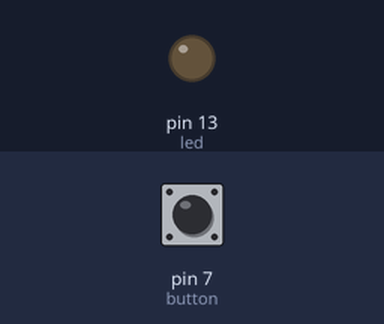
A sketch run on a simulated Arduino Uno, built with avr-gcc and run on an emulated ATmega328P. Parts: output pins drawn as LEDs (lit = HIGH). The test bench sets the inputs (shaded band); at power-on: pin 7 (button) HIGH.

Above: at 1.2 s.
1.3 s: pin 7 (button) pulled LOW for 0.15 s
At 1.37 s:
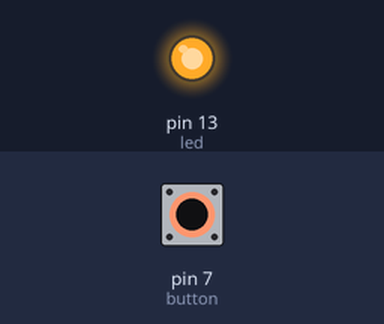
2.9 s: pin 7 (button) pulled LOW for 3.2 s
At 7.0 s:
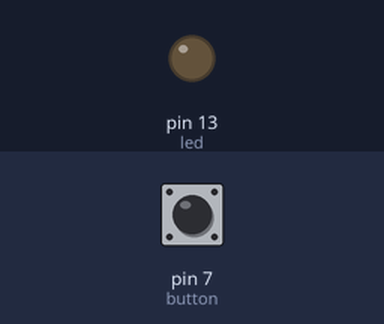
Timing chart, 0 to 8.5 s (numbered marks = the images above; inputs shaded):
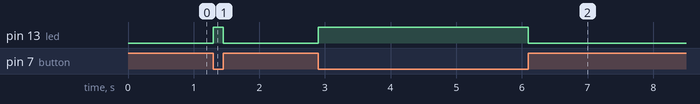

The sketch:

main.ino
```cpp
int button = 7;
int led = 13 ;

void setup() {

pinMode(button,INPUT);
pinMode(led,OUTPUT);
digitalWrite(button,HIGH); //to activited internal pullup resistor arduino

}

void loop() {
  /*
  output  0
  x=!digitalRead(6);
 y=!(digitalRead(7));

 output 1
  x=digitalRead(6);
 y=(digitalRead(7));


 */

 if( digitalRead(button)==0){

  digitalWrite(led,1);

  }else{
  digitalWrite(led,0);
  }

}
```

Measured:
- after the input at 1.3 s, pin 13 (led): LOW → HIGH at once, → LOW 0.15 s later
- after the input at 2.9 s, pin 13 (led): LOW → HIGH at once, → LOW 3.2 s later
